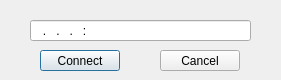
<?xml version="1.0" encoding="UTF-8"?>
<ui version="4.0">
 <class>DialogConnection</class>
 <widget class="QDialog" name="DialogConnection">
  <property name="windowModality">
   <enum>Qt::ApplicationModal</enum>
  </property>
  <property name="geometry">
   <rect>
    <x>0</x>
    <y>0</y>
    <width>281</width>
    <height>80</height>
   </rect>
  </property>
  <property name="windowTitle">
   <string>Dialog</string>
  </property>
  <widget class="QPushButton" name="connectButton">
   <property name="geometry">
    <rect>
     <x>40</x>
     <y>50</y>
     <width>80</width>
     <height>21</height>
    </rect>
   </property>
   <property name="text">
    <string>Connect</string>
   </property>
  </widget>
  <widget class="QPushButton" name="cancelButton">
   <property name="geometry">
    <rect>
     <x>160</x>
     <y>50</y>
     <width>80</width>
     <height>21</height>
    </rect>
   </property>
   <property name="text">
    <string>Cancel</string>
   </property>
  </widget>
  <widget class="QLineEdit" name="ipAddress">
   <property name="geometry">
    <rect>
     <x>30</x>
     <y>20</y>
     <width>221</width>
     <height>21</height>
    </rect>
   </property>
   <property name="inputMask">
    <string>000.000.000.000:00000</string>
   </property>
   <property name="placeholderText">
    <string/>
   </property>
  </widget>
 </widget>
 <resources/>
 <connections/>
</ui>
